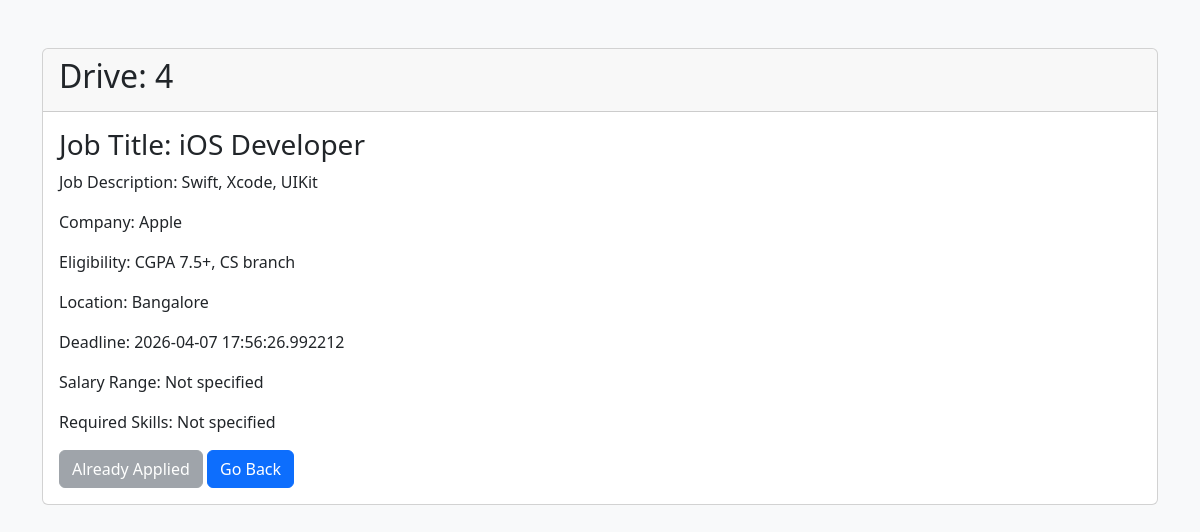
Screenshot of /dashboard/drive/4 (signed in) with the database file from the repository.
### backend/models.py (models this page shows, shortened)
class Placement_Drive(db.Model):
    __tablename__ = "drive"
    drive_id = db.Column(db.Integer, primary_key=True, autoincrement=True)
    company_id = db.Column(db.Integer, db.ForeignKey('company.company_id'),
                           nullable=False)
    job_title = db.Column(db.String(150), nullable=False)
    job_description = db.Column(db.Text)
    eligibility = db.Column(db.Text, nullable=False)
    location = db.Column(db.String(100), nullable=False)
    deadline = db.Column(db.DateTime, nullable=False)
    status = db.Column(db.String(20), nullable=False, default="Pending")
    created_at = db.Column(db.DateTime, default=datetime.utcnow)
    salary_range = db.Column(db.String(100))
    required_skills = db.Column(db.Text)
    is_active = db.Column(db.Boolean, default=True)
    applications = db.relationship('Application', backref='drive', lazy=True)

class Company(db.Model, UserMixin):
    __tablename__ = "company"
    company_id = db.Column(db.Integer, primary_key=True, autoincrement=True)
    company_name = db.Column(db.String(100), nullable=False)
    email = db.Column(db.String(120), unique=True, nullable=False)
    password = db.Column(db.String(255), nullable=False)
    hr_contact = db.Column(db.String(15), nullable=False)
    website = db.Column(db.String(200))
    approval_status = db.Column(db.String(20), default="Pending")
    is_active = db.Column(db.Boolean, default=True)
    registered_at = db.Column(db.DateTime, default=datetime.utcnow)
    drives = db.relationship('Placement_Drive', backref='company', lazy=True)
    placements = db.relationship('Placement', backref='company', lazy=True,
                                 foreign_keys='Placement.company_id')

### backend/routes.py (the view)
@app.route("/dashboard/drive/<int:drive_id>")
@login_required
def drive_details(drive_id):
     if isinstance(current_user, (Admin, Student, Company)):
        drive = Placement_Drive.query.get(drive_id)
        return render_template("drives_details.html",drive=drive)
     else:
        return "You are not Authorized"

### app.py (called while the page is built)
def create_app():
    app = Flask(__name__)
    app.config["SQLALCHEMY_DATABASE_URI"] = "sqlite:///mydb.sqlite"
    app.config["SECRET_KEY"] = "mysecretkey"
    app.config["UPLOAD_FOLDER"] = "static/resumes"
    db.init_app(app)
    login_manager = LoginManager(app)
    login_manager.login_view = "login"
    @login_manager.user_loader
    def load_user(user_id):
        from backend.models import Admin, Student, Company
        if "-" not in user_id:
            return None
        role, id = user_id.split("-")
        id = int(id)
        if role == "admin":
            return Admin.query.get(id)
        elif role == "student":
            return Student.query.filter_by(student_id=id).first()
        elif role == "company":
            return Company.query.filter_by(company_id=id).first()
        return None
    app.app_context().push()
    return app

### templates/drives_details.html (shortened to what this page needs)
<!DOCTYPE html>
<html lang="en">
<head>
    <link href="https://cdn.jsdelivr.net/npm/bootstrap@5.3.8/dist/css/bootstrap.min.css" rel="stylesheet"
>
</head>
<body class="bg-light">
    <div class="container mt-5">
    <div class="card mb-4">
        <div class="card-header"><h2 class="card-title">Drive: {{drive.drive_id}}</h2></div>
  <div class="card-body">
    <h3>Job Title: {{drive.job_title}}</h3>
    <p>Job Description: {{drive.job_description}}</p>
    <p>Company: {{drive.company.company_name}}</p>
    <p>Eligibility: {{drive.eligibility}}</p>
    <p>Location: {{drive.location}}</p>
    <p>Deadline: {{drive.deadline}}</p>
    <p>Salary Range: {{ drive.salary_range or "Not specified" }}</p>
<p>Required Skills: {{ drive.required_skills or "Not specified" }}</p>
{% if current_user.__class__.__name__ == 'Student' %}
    {% set already_applied = current_user.applications | selectattr('drive_id', 'equalto', drive.drive_id) | list %}
    {% if already_applied %}
        <button class="btn btn-secondary" disabled>Already Applied</button>
    {% else %}
        <a href="/student/apply/{{ drive.drive_id }}" class="btn btn-success">Apply</a>
    {% endif %}
{% endif %}
    <a href="javascript:history.back()" class="btn btn-primary">Go Back</a>
    </div>
  </div>
  </div>
</body>
</html>

### rows the page displays
Placement_Drive: drive_id "4", job_title "iOS Developer", job_description "Swift, Xcode, UIKit", eligibility "CGPA 7.5+, CS branch", location "Bangalore", deadline "2026-04-07 17:56:26.992212", salary_range "Not specified", required_skills "Not specified"
Company: company.company_name "Apple"
